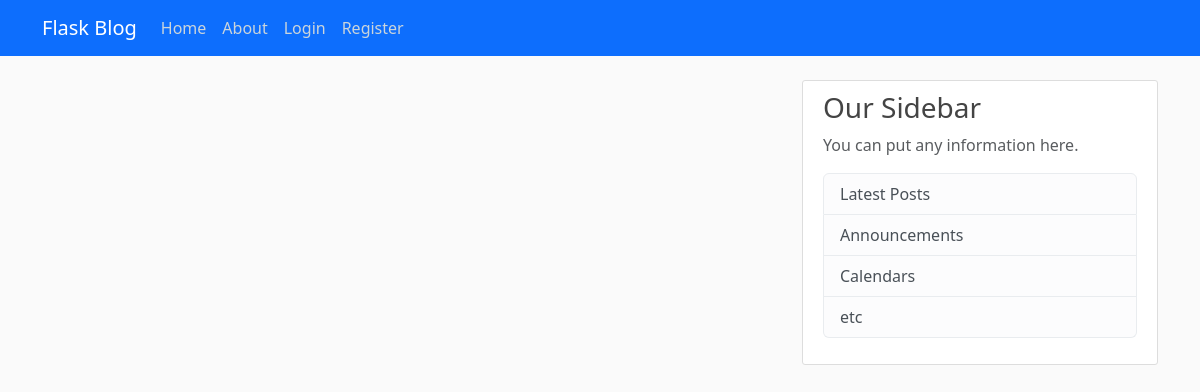
Before: / with the older database file.
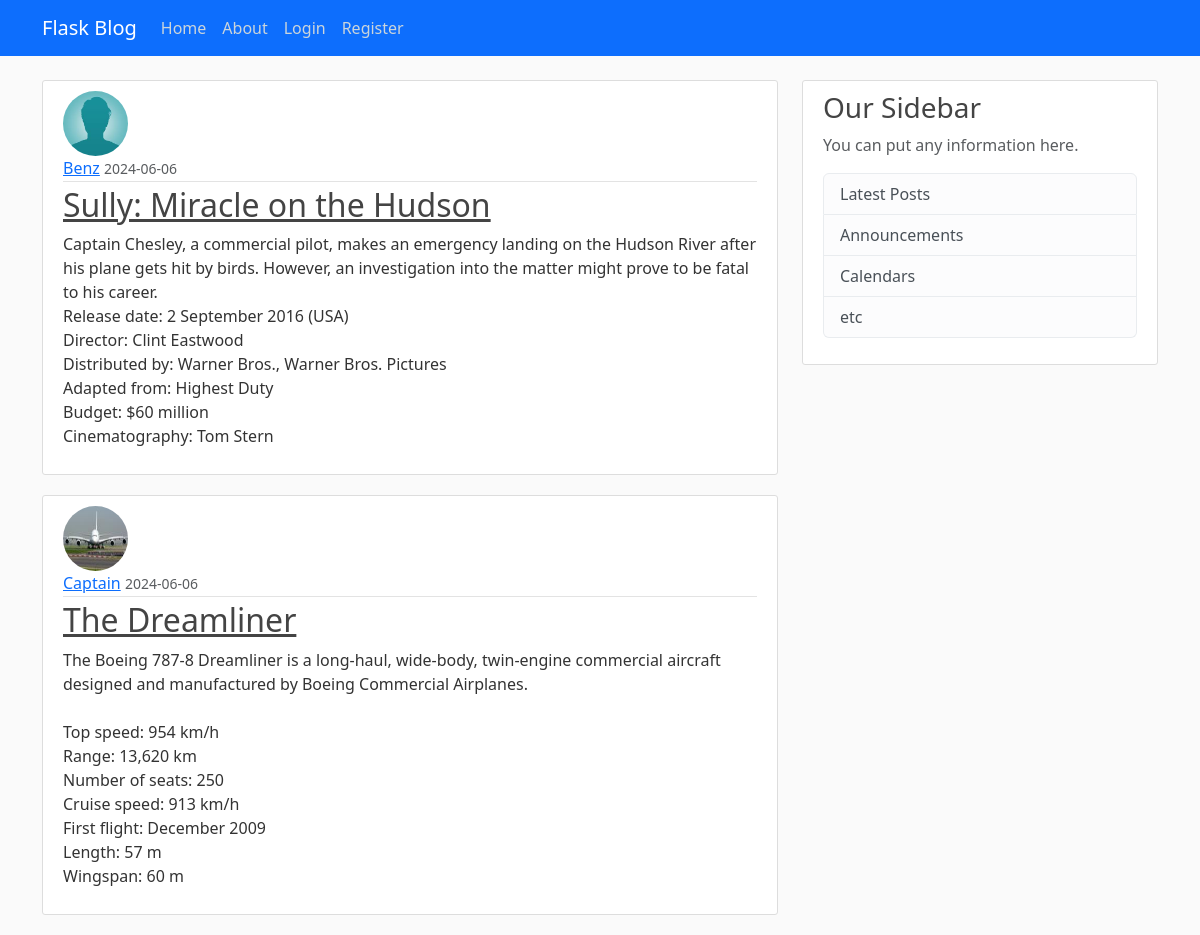
After: the same page with the newer database file.
### app/models.py (models this page shows, shortened)
class Post(db.Model):
    id = db.Column(db.Integer, primary_key=True)
    title = db.Column(db.String(100), nullable=False)
    content = db.Column(db.Text(), nullable=False)
    date_posted = db.Column(db.DateTime(), nullable=False, default=datetime.utcnow)
    user_id = db.Column(db.Integer, db.ForeignKey('user.id'), nullable=False)

class User(db.Model, UserMixin):
    id = db.Column(db.Integer, primary_key=True)
    username = db.Column(db.String(12), unique=True, nullable=False)
    email = db.Column(db.String(120), unique=True, nullable=False)
    image_file = db.Column(db.String(20), nullable=False, default = 'default.jpg')
    password = db.Column(db.String(60), nullable=False)
    posts = db.relationship("Post", backref='author', lazy=True)

### app/routes.py (the view)
@app.route("/")
def home():
    posts =Post.query.all()
    return render_template("home.html",posts=posts)

### app/templates/home.html
{% extends 'base.html' %} {% block content %} {% for post in posts %}
<article class="media content-section">
  <img
    class="rounded-circle article-img"
    src="{{ url_for('static',filename='profile_pics/' + post.author.image_file) }}"
    alt=""
  />
  <div class="media-body">
    <div class="article-metadata">
      <a class="mr-2" href="#">{{ post.author.username }}</a>
      <small class="text-muted"
        >{{ post.date_posted.strftime('%Y-%m-%d') }}</small
      >
    </div>
    <h2>
      <a class="article-title" href="{{ url_for('post',post_id=post.id) }}"
        >{{ post.title }}</a
      >
    </h2>
    <p class="article-content">{{ post.content }}</p>
  </div>
</article>
{% endfor %} {% endblock %}

### app/templates/base.html (shortened to what this page needs)
<!DOCTYPE html>
<html lang="en">
  <head>
    <link
      href="https://cdn.jsdelivr.net/npm/bootstrap@5.3.3/dist/css/bootstrap.min.css"
      rel="stylesheet"
    />
    <link
      rel="stylesheet"
      type="text/css"
      href="{{ url_for('static', filename='main.css') }}"
    />
  </head>
  <body>
    <header class="site-header">
      <nav class="navbar navbar-expand-md navbar-dark bg-primary fixed-top">
        <div class="container">
          <a class="navbar-brand mr-4" href="/">Flask Blog</a>
          <div class="collapse navbar-collapse" id="navbarToggle">
            <div class="navbar-nav mr-auto">
              <a class="nav-item nav-link" href="{{ url_for('home') }}">Home</a>
              <a class="nav-item nav-link" href="{{ url_for('about') }}">About</a>
            </div>
            <div class="navbar-nav">
              {% if current_user.is_authenticated %}
              <a class="nav-item nav-link" href="{{ url_for('new_post') }}">New Post</a>
              <a class="nav-item nav-link" href="{{ url_for('account') }}">Account</a>
              <a class="nav-item nav-link" href="{{ url_for('logout') }}">Logout</a>
              {% else%}
              <a class="nav-item nav-link" href="{{ url_for('login') }}">Login</a>
              <a class="nav-item nav-link" href="{{ url_for('register') }}">Register</a>
              {% endif %}
            </div>
          </div>
        </div>
      </nav>
    </header>
    <main role="main" class="container">
      <div class="row">
        <div class="col-md-8">
          {% block content %}{% endblock %}
        </div>
        <div class="col-md-4">
          <div class="content-section">
            <h3>Our Sidebar</h3>
            <p class='text-muted'>You can put any information here.
              <ul class="list-group">
                <li class="list-group-item list-group-item-light">Latest Posts</li>
                <li class="list-group-item list-group-item-light">Announcements</li>
                <li class="list-group-item list-group-item-light">Calendars</li>
                <li class="list-group-item list-group-item-light">etc</li>
              </ul>
            </p>
          </div>
        </div>
      </div>
    </main>
  </body>
</html>

### app/static/main.css (style rules this page uses)
body { background: #fafafa; color: #333333; margin-top: 5rem; }
h1, h2, h3, h4, h5, h6 { color: #444444; }
.site-header .navbar-nav .nav-link { color: #cbd5db; }
.content-section { background: #ffffff; padding: 10px 20px; border: 1px solid #dddddd; border-radius: 3px; margin-bottom: 20px; }
.article-title { color: #444444; }
.article-content { white-space: pre-line; }
.article-img { height: 65px; width: 65px; margin-right: 16px; }
.article-metadata { padding-bottom: 1px; margin-bottom: 4px; border-bottom: 1px solid #e3e3e3 }

Changed rows visible on the page:
added Post: image_file (placeholder picture), author.username "Benz", date_posted "2024-06-06", title "Sully: Miracle on the Hudson", content "Captain Chesley, a commercial pilot, makes an emergency landing on the Hudson River after his plane gets hit by birds. However, an investigation into the matter might prove to be fatal to his career. Release date: 2 September 2016 (USA) Director: Clint Eastwood Distributed by: Warner Bros., Warner Bros. Pictures Adapted from: Highest Duty Budget: $60 million Cinematography: Tom Stern"
added Post: image_file (picture), author.username "Captain", date_posted "2024-06-06", title "The Dreamliner", content "The Boeing 787-8 Dreamliner is a long-haul, wide-body, twin-engine commercial aircraft designed and manufactured by Boeing Commercial Airplanes. Top speed: 954 km/h Range: 13,620 km Number of seats: 250 Cruise speed: 913 km/h First flight: December 2009 Length: 57 m Wingspan: 60 m"
